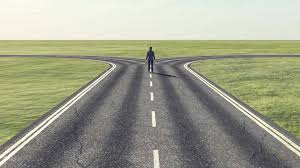
#> input picture RoadLaneDetector and FaceNightLandscapeClassifier/assets/img6.jpeg, 300 x 168 px
$ python road_lane_detector.py
#> lines starting #> are read from the running program, lines starting #| are printed output that depends on the picture; after the words box and inside, x2 and y2 are one past the last pixel; in counts of white or black regions, pixels touching at a corner belong together
#> further down, image is the input picture: shape (168, 300, 3); mean R, G, B 158.3, 161, 140.4
import cv2
import matplotlib.image as mpimg
import matplotlib.pyplot as plt
import numpy as np

class RoadLaneDetector():

    def grayscale(self,img):
        return cv2.cvtColor(img, cv2.COLOR_RGB2GRAY)

    def canny(self,img, low_threshold, high_threshold):
        return cv2.Canny(img, low_threshold, high_threshold)

    def gaussian_blur(self,img, kernel_size):
        return cv2.GaussianBlur(img, (kernel_size, kernel_size), 0)

    # [24 lines left out: functions region_of_interest, draw_lines, hough_lines, not called in this run]


    def weighted_img(self,img, initial_img, α=0.8, β=1., λ=0.):
        return cv2.addWeighted(initial_img, α, img, β, λ)

    # [47 lines left out: functions process_frame, show_image, not called in this run]

    def image_segmenting(self,img):
        gray = cv2.cvtColor(img, cv2.COLOR_BGR2GRAY)
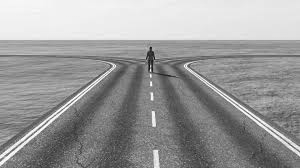
#> gray: shape (168, 300); min 7, max 255, mean 154.6
        ret, thresh = cv2.threshold(gray, 120, 255, cv2.THRESH_BINARY)
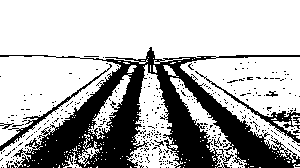
#> thresh: shape (168, 300); 70.6% white; 349 black regions (341 under 20 px), largest, box (x1, y1, x2, y2) and area: (0, 47, 300, 168) 12746, (195, 71, 300, 143) 597, (0, 64, 112, 151) 502
        plt.imshow(thresh, cmap = "binary")
        vectorized = img.reshape((-1,3))
        vectorized = np.float32(vectorized)
        print(img.shape, vectorized.shape)
#| (168, 300, 3) (50400, 3)
        criteria = (cv2.TERM_CRITERIA_EPS + cv2.TERM_CRITERIA_MAX_ITER, 10, 1.0)
        K = 3
        attempts=10
        ret, label, centers = cv2.kmeans(vectorized, K, None, criteria, attempts, cv2.KMEANS_PP_CENTERS)
#> ret = 35803259.3; centers = [[235.2, 238, 225.5], [154.4, 159.4, 119.1], [100.5, 100.4, 98.21]]
        centers = np.uint8(centers)
#> centers = [[235, 237, 225], [154, 159, 119], [100, 100, 98]]
        res = centers[label.flatten()]
        result_image = res.reshape((img.shape))
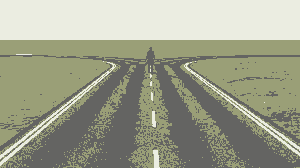
#> result_image: shape (168, 300, 3); mean R, G, B 157.9, 160.5, 140.2
        figure_size = 15
        plt.figure(figsize=(figure_size,figure_size))
        plt.subplot(1,2,1),plt.imshow(img[:, :, [2, 1, 0]])
        plt.title('Original Image'), plt.xticks([]), plt.yticks([])
        plt.subplot(1,2,2),plt.imshow(result_image)
        plt.title('Segmented Image when K = %i' % K), plt.xticks([]), plt.yticks([])
        plt.show()
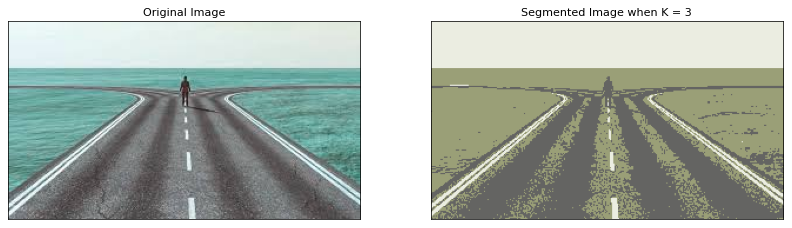
#> figure drawn by matplotlib, 2 panels; B, G, R data is drawn as R, G, B

if __name__ == '__main__':
    image = mpimg.imread('assets/img6.jpeg')
    rld = RoadLaneDetector()
    # processed = rld.process_frame(image)
    # rld.show_image(processed)
    rld.image_segmenting(image)

$ run again, with RoadLaneDetector and FaceNightLandscapeClassifier/assets/img2.jpeg copied over RoadLaneDetector and FaceNightLandscapeClassifier/assets/img6.jpeg
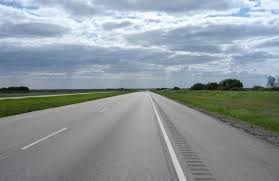
#> input picture RoadLaneDetector and FaceNightLandscapeClassifier/assets/img2.jpeg, 279 x 181 px
#> image is the input picture: shape (181, 279, 3); mean R, G, B 141.9, 151.9, 156.4
#> in image_segmenting, `ret, thresh = cv2.threshold(gray, 120, 255, cv2.THRESH_BINARY)`:
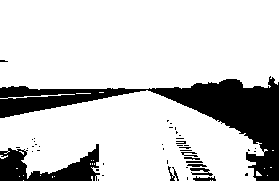
#> thresh: shape (181, 279); 80.3% white; 45 black regions (35 under 20 px), largest, box (x1, y1, x2, y2) and area: (0, 76, 279, 181) 7572, (0, 144, 100, 181) 1821, (190, 168, 213, 176) 100
#| (181, 279, 3) (50499, 3)
#> in image_segmenting, `ret, label, centers = cv2.kmeans(vectorized, K, None, criteria, attemp..`: ret = 63956111.2; centers = [[136.1, 143.2, 151.1], [68.4, 80.31, 47.56], [190.4, 205.9, 220.9]]
#> in image_segmenting, `centers = np.uint8(centers)`: centers = [[136, 143, 151], [68, 80, 47], [190, 205, 220]]
#> in image_segmenting, `plt.show()`:
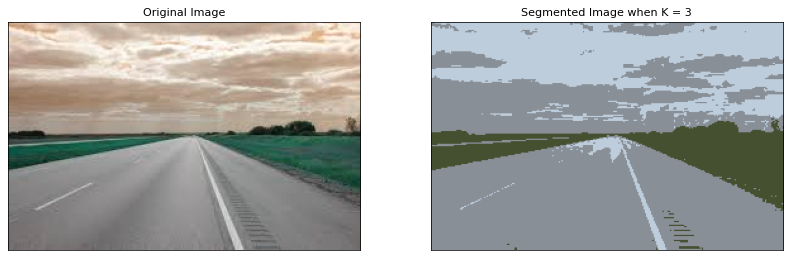
#> figure drawn by matplotlib, 2 panels; B, G, R data is drawn as R, G, B

$ run again, with RoadLaneDetector and FaceNightLandscapeClassifier/assets/img3.jpeg copied over RoadLaneDetector and FaceNightLandscapeClassifier/assets/img6.jpeg
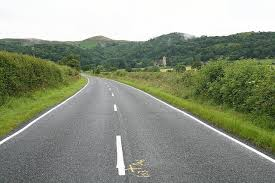
#> input picture RoadLaneDetector and FaceNightLandscapeClassifier/assets/img3.jpeg, 275 x 183 px
#> image is the input picture: shape (183, 275, 3); mean R, G, B 140.9, 147.8, 129.7
#> in image_segmenting, `ret, thresh = cv2.threshold(gray, 120, 255, cv2.THRESH_BINARY)`:
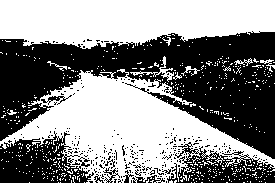
#> thresh: shape (183, 275); 52.8% white; 280 black regions (270 under 20 px), largest, box (x1, y1, x2, y2) and area: (0, 31, 275, 159) 17585, (0, 131, 94, 183) 2875, (167, 142, 275, 183) 2129
#| (183, 275, 3) (50325, 3)
#> in image_segmenting, `ret, label, centers = cv2.kmeans(vectorized, K, None, criteria, attemp..`: ret = 56942002.8; centers = [[132.2, 136, 126.6], [250.5, 251, 250.2], [83.9, 98.28, 59.32]]
#> in image_segmenting, `centers = np.uint8(centers)`: centers = [[132, 136, 126], [250, 251, 250], [83, 98, 59]]
#> in image_segmenting, `plt.show()`:
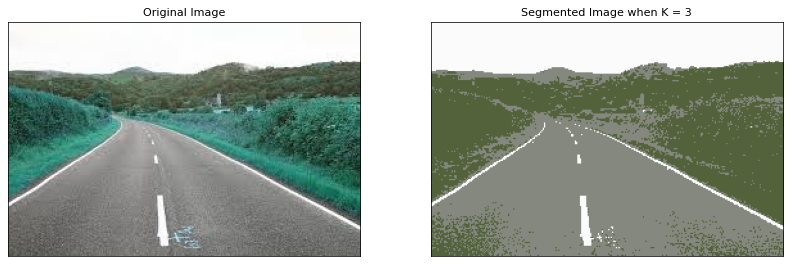
#> figure drawn by matplotlib, 2 panels; B, G, R data is drawn as R, G, B
